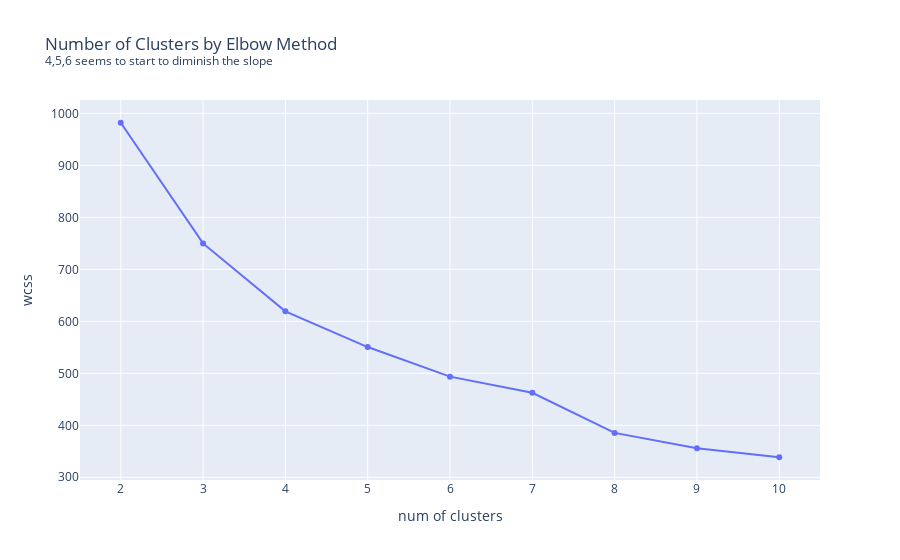
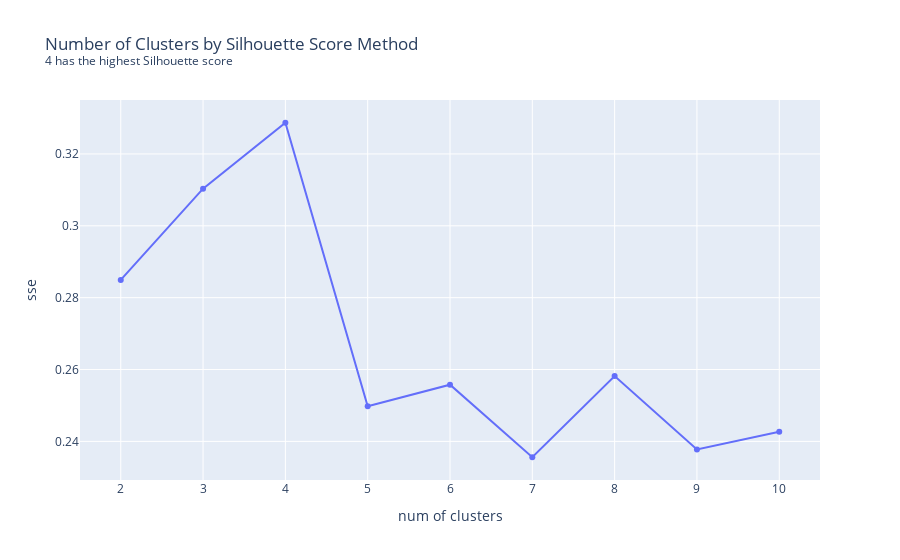

Write notebook code for charts like these, in order.
### Markdown cell above
### Decide the K for the K-Means Clustering
- Elbow Method: 
    - calculating the Within-Cluster-Sum of Square Error(WCSS) for each num of K, choose where K starts to diminish
- Silhouette Method: 
    - range from -1 to 1, with -1 is points are assigned to wrong cluster; 0 is overlapping clusters OR points are eually close to multiple clusters; 1 is points are assigned to corrected clusters.

### Code cell
## decide the K
num_cluster = range(2,11)
wcss = []
sse = []
for i in num_cluster:
    kmeans = KMeans(n_clusters=i, random_state=42, n_init='auto')
    kmeans.fit(df_pca_selected)

    wcss.append(kmeans.inertia_)
    sse.append(silhouette_score(df_pca_selected, kmeans.labels_))

## plot elbow method
fig = px.line(x=num_cluster, y=wcss, markers=True, title='Number of Clusters by Elbow Method<sup><br>4,5,6 seems to start to diminish the slope</sup>')
fig.update_xaxes(title_text='num of clusters')
fig.update_yaxes(title_text='wcss')
fig.show()
## implementing kneeLocator
kl = KneeLocator(num_cluster, wcss, curve='convex', direction='decreasing')
print(f'{kl.elbow} is the optimal cluster num based on Elbow Method')

## plot silhouette score method
fig = px.line(x=num_cluster, y=sse, markers=True, title='Number of Clusters by Silhouette Score Method <sup><br>4 has the highest Silhouette score</sup>')
fig.update_xaxes(title_text='num of clusters')
fig.update_yaxes(title_text='sse')
fig.show()

### Figure 1 — Plotly figure (JSON) as saved in the notebook; plotly's stock layout.template omitted (floating-point values rounded to 4 significant figures)
{"data": [{"hovertemplate": "x=%{x}<br>y=%{y}<extra></extra>", "legendgroup": "", "line": {"color": "#636efa", "dash": "solid"}, "marker": {"symbol": "circle"}, "mode": "markers+lines", "name": "", "orientation": "v", "showlegend": false, "type": "scatter", "x": [2, 3, 4, 5, 6, 7, 8, 9, 10], "xaxis": "x", "y": [981.9, 749.8, 619.3, 550.5, 493.6, 462.5, 385.4, 356.1, 338.5], "yaxis": "y"}], "layout": {"legend": {"tracegroupgap": 0}, "title": {"text": "Number of Clusters by Elbow Method<sup><br>4,5,6 seems to start to diminish the slope</sup>"}, "xaxis": {"anchor": "y", "domain": [0, 1], "title": {"text": "num of clusters"}}, "yaxis": {"anchor": "x", "domain": [0, 1], "title": {"text": "wcss"}}}}

### Figure 2 — Plotly figure (JSON) as saved in the notebook; plotly's stock layout.template omitted (floating-point values rounded to 4 significant figures)
{"data": [{"hovertemplate": "x=%{x}<br>y=%{y}<extra></extra>", "legendgroup": "", "line": {"color": "#636efa", "dash": "solid"}, "marker": {"symbol": "circle"}, "mode": "markers+lines", "name": "", "orientation": "v", "showlegend": false, "type": "scatter", "x": [2, 3, 4, 5, 6, 7, 8, 9, 10], "xaxis": "x", "y": [0.2849, 0.3103, 0.3287, 0.2498, 0.2558, 0.2356, 0.2582, 0.2378, 0.2427], "yaxis": "y"}], "layout": {"legend": {"tracegroupgap": 0}, "title": {"text": "Number of Clusters by Silhouette Score Method <sup><br>4 has the highest Silhouette score</sup>"}, "xaxis": {"anchor": "y", "domain": [0, 1], "title": {"text": "num of clusters"}}, "yaxis": {"anchor": "x", "domain": [0, 1], "title": {"text": "sse"}}}}
